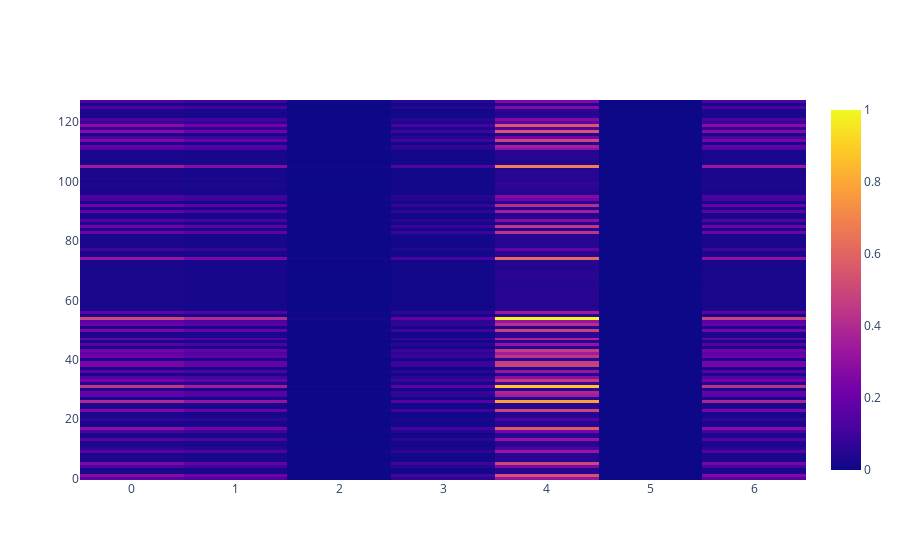

This figure's notebook cell:
### Code cell
fig = go.Figure()
fig.add_trace(go.Heatmap(z = D_og[110, :, :]))

### Figure 1 — Plotly figure (JSON) as saved in the notebook; plotly's stock layout.template omitted (floating-point values rounded to 4 significant figures; data arrays with more than 128 entries replaced by an {"elided": "..."} marker saying what was removed)
{"data": [{"type": "heatmap", "z": {"elided": "128x7 float values"}}], "layout": {}}
